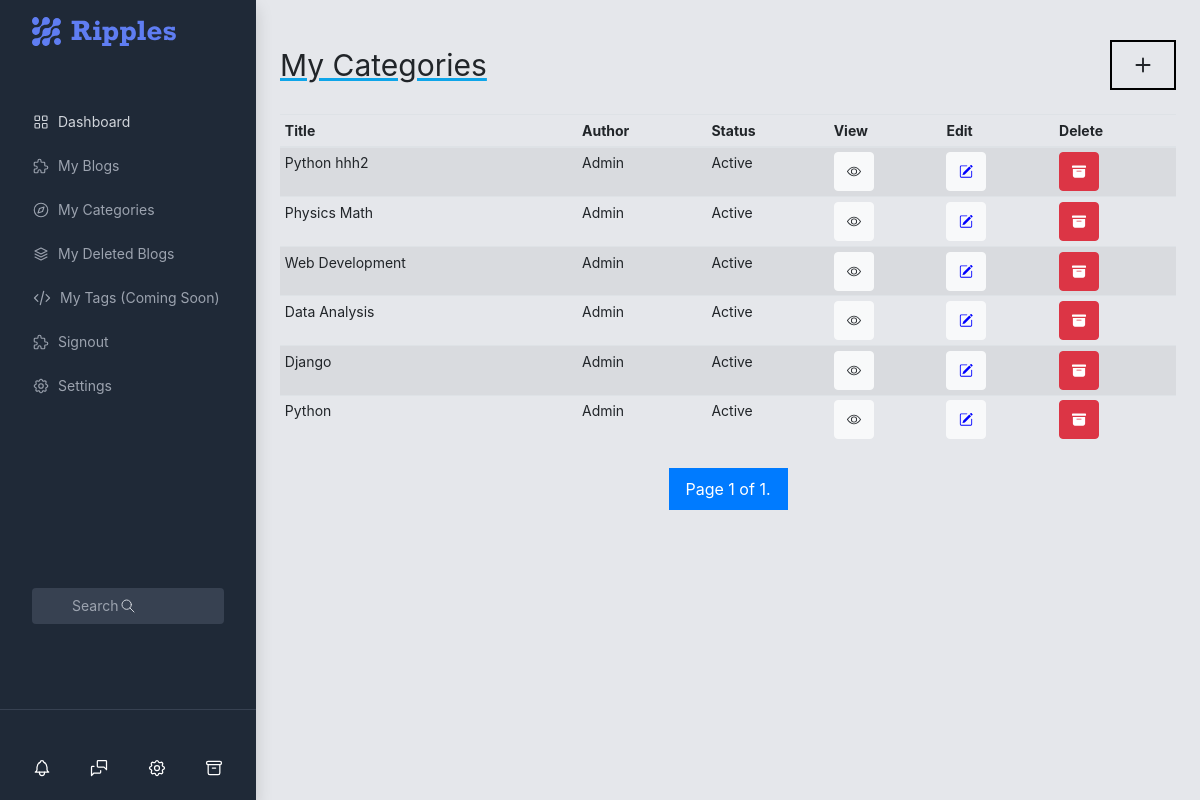
Screenshot of /my-categories/ (signed in) with the database file from the repository.
### blog/models.py (models this page shows, shortened)
class Category(models.Model):
    name = models.CharField(max_length=255)
    content = models.CharField(max_length=255)
    author = models.ForeignKey(User, on_delete=models.CASCADE)
    created_at = models.DateTimeField(auto_now_add=True)
    updated_at = models.DateTimeField(auto_now=True)
    image = models.ImageField(upload_to='category/images', blank=True, null=True, default="")
    slug = models.SlugField(unique=True, allow_unicode=True)

### blog/views.py (the view)
# urls.py: path('my-categories/', views.my_categories, name='my-categories'),
def my_categories(request):
    categories = Category.objects.filter(author=request.user).order_by('-created_at')    # Get the user's categories
    blogs_per_page = 10
    paginator = Paginator(categories, blogs_per_page)
    page_number = request.GET.get('page')
    page_obj = paginator.get_page(page_number)
    context = {'page_obj': page_obj}
    return render(request, 'my_categories.html', context)

### templates/my_categories.html (shortened to what this page needs)
{% extends 'dashboardbase.html' %}
{% load static %}
{% block content %}
<h2 class="mb-4 black-text text-3xl text-black-500 hover:text-blue-600 underline decoration-sky-500">My Categories
  <a class="nav-link" href="/addcategory/" id="add-blog-btn">
    <svg xmlns="http://www.w3.org/2000/svg" width="30" height="30" fill="currentColor" class="bi bi-plus" viewBox="0 0 16 16">
      <path d="M8 4a.5.5 0 0 1 .5.5v3h3a.5.5 0 0 1 0 1h-3v3a.5.5 0 0 1-1 0v-3h-3a.5.5 0 0 1 0-1h3v-3A.5.5 0 0 1 8 4z"/>
    </svg>
  </a>
</h2>
<div class="table-responsive">
  <table class="table table-striped table-sm">
    <thead>
      <tr>
        <th scope="col">Title</th>
        <th scope="col">Author</th>
        <th scope="col">Status</th>
        <th scope="col">View</th>
        <th scope="col">Edit</th>
        <th scope="col">Delete</th>
      </tr>
    </thead>
    <tbody>
      {% for blog in page_obj %}
      <tr>
        <td>{{ blog.name }}</td>
        <td>{{ blog.author.username }}</td>
        <td>Active</td>
        <td>
          <a href="/category/{{blog.slug}}/blogs/" class="btn btn-light">
          </a>
        </td>
        <td>
          <a href="/edit-category/{{blog.slug}}/" class="btn btn-light">
          </a>
        </td>
        <td>
          <a href="/delete-category/{{blog.slug}}/" class="btn btn-danger">
          </a>
        </td>
      </tr>
      {% endfor %}
    </tbody>
  </table>
  <div class="pagination mt-4">
    <span class="step-links">
      <span class="current">
        Page {{ page_obj.number }} of {{ page_obj.paginator.num_pages }}.
      </span>
    </span>
  </div>
</div>
{% endblock content %}

### templates/my_categories.html (style rules this page uses)
.table { font-size: 14px; }
.mb-4.black-text { display: flex; justify-content: space-between; align-items: center; }
#add-blog-btn { border: 2px solid black; }
.pagination { margin-top: 20px; display: flex; justify-content: center; align-items: center; }
.pagination .current { background-color: #007bff; color: white; padding: 8px 16px; border: 1px solid #007bff; }
.pagination .step-links { display: flex; align-items: center; }

### rows the page displays
Category: name "Python hhh2", author.username "Admin"
Category: name "Physics Math", author.username "Admin"
Category: name "Web Development", author.username "Admin"
Category: name "Data Analysis", author.username "Admin"
Category: name "Django", author.username "Admin"
Category: name "Python", author.username "Admin"

### other values shown
{{ page_obj.number }} "1"
{{ page_obj.paginator.num_pages }} "1"
